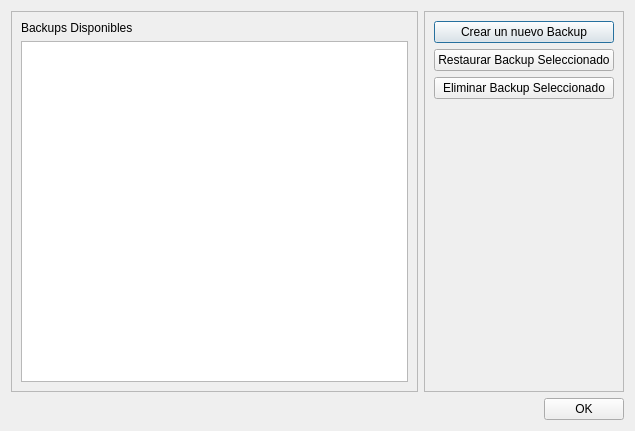
<?xml version="1.0" encoding="UTF-8"?>
<ui version="4.0">
 <class>DiagDBBkp</class>
 <widget class="QDialog" name="DiagDBBkp">
  <property name="geometry">
   <rect>
    <x>0</x>
    <y>0</y>
    <width>635</width>
    <height>431</height>
   </rect>
  </property>
  <property name="windowTitle">
   <string>Manejo de Backups</string>
  </property>
  <layout class="QVBoxLayout" name="verticalLayout_3">
   <item>
    <layout class="QHBoxLayout" name="horizontalLayout">
     <item>
      <widget class="QFrame" name="frame">
       <property name="frameShape">
        <enum>QFrame::StyledPanel</enum>
       </property>
       <property name="frameShadow">
        <enum>QFrame::Raised</enum>
       </property>
       <layout class="QVBoxLayout" name="verticalLayout">
        <item>
         <widget class="QLabel" name="label">
          <property name="text">
           <string>Backups Disponibles</string>
          </property>
         </widget>
        </item>
        <item>
         <widget class="QListWidget" name="lwBackups"/>
        </item>
       </layout>
      </widget>
     </item>
     <item>
      <widget class="QFrame" name="frame_2">
       <property name="frameShape">
        <enum>QFrame::StyledPanel</enum>
       </property>
       <property name="frameShadow">
        <enum>QFrame::Raised</enum>
       </property>
       <layout class="QVBoxLayout" name="verticalLayout_2">
        <item>
         <widget class="QPushButton" name="pbCreate">
          <property name="text">
           <string>Crear un nuevo Backup</string>
          </property>
         </widget>
        </item>
        <item>
         <widget class="QPushButton" name="pbRestore">
          <property name="text">
           <string>Restaurar Backup Seleccionado</string>
          </property>
         </widget>
        </item>
        <item>
         <widget class="QPushButton" name="pbDelete">
          <property name="text">
           <string>Eliminar Backup Seleccionado</string>
          </property>
         </widget>
        </item>
        <item>
         <spacer name="verticalSpacer_2">
          <property name="orientation">
           <enum>Qt::Vertical</enum>
          </property>
          <property name="sizeHint" stdset="0">
           <size>
            <width>20</width>
            <height>270</height>
           </size>
          </property>
         </spacer>
        </item>
       </layout>
      </widget>
     </item>
    </layout>
   </item>
   <item>
    <layout class="QHBoxLayout" name="horizontalLayout_2">
     <item>
      <spacer name="horizontalSpacer">
       <property name="orientation">
        <enum>Qt::Horizontal</enum>
       </property>
       <property name="sizeHint" stdset="0">
        <size>
         <width>40</width>
         <height>20</height>
        </size>
       </property>
      </spacer>
     </item>
     <item>
      <widget class="QPushButton" name="pushButton_4">
       <property name="text">
        <string>OK</string>
       </property>
      </widget>
     </item>
    </layout>
   </item>
  </layout>
 </widget>
 <resources/>
 <connections/>
</ui>
